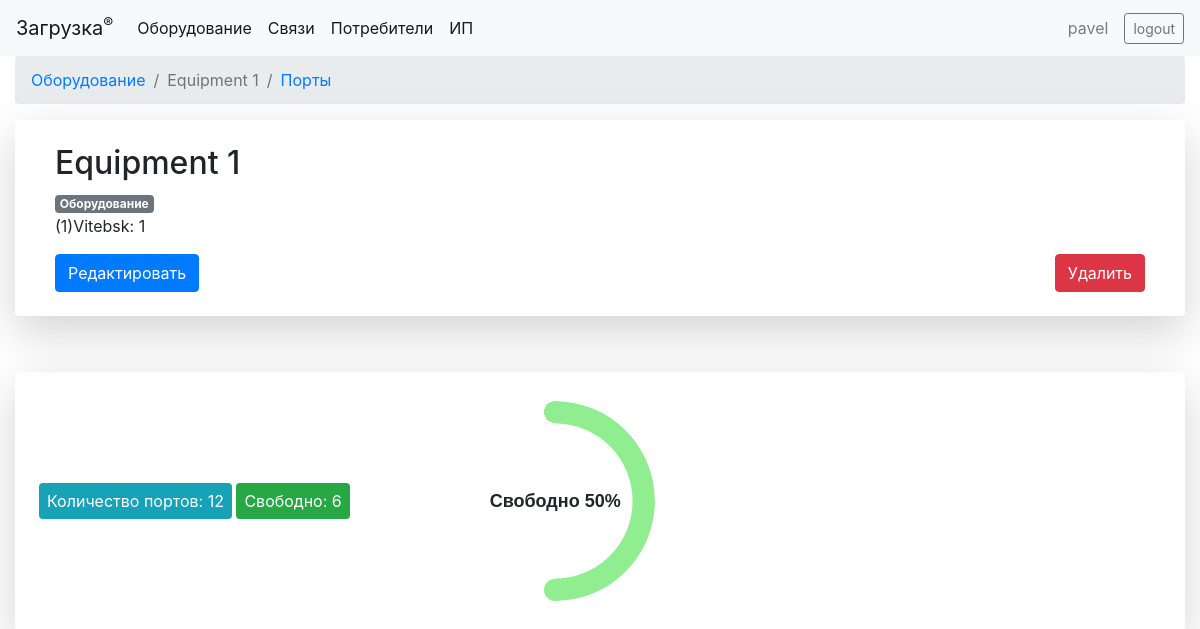
Screenshot of /register/equipment/1 (signed in) with the database file from the repository.
### register/models.py (models this page shows, shortened)
class Equipment(models.Model):
    type_choices = [
        ('E', 'Оборудование'),
        ('O', 'Оптические кроссы'),
        ('F', 'Рамки'),
        ('V', 'Виртуальные объекты'),
        ('S', 'Системы'),
        ('-', 'Другое'),
        ('', '---------'),
    ]
    name = models.CharField(max_length=100)
    endpoint = models.ForeignKey('EndPoint', on_delete=models.RESTRICT, default=None, null=True, related_name='equipments')
    location = models.CharField(max_length=100, null=True)
    note = models.TextField(null=True, blank=True)
    type = models.CharField(max_length=1, choices=type_choices, default='-')
    endpoint_opposite = models.ForeignKey('EndPoint', on_delete=models.RESTRICT, default=None, null=True, blank=True, related_name='systems')
    class Meta:
        unique_together = ('name', 'type',)

class EndPoint(models.Model):
    code = models.CharField(max_length=100, unique=True)
    name = models.CharField(max_length=100, null=True, blank=True)
    note = models.TextField(null=True, blank=True)
    def __str__(self):
        return f"{self.name}"

class Port(models.Model):
    media_type_choices = [
        ('E', 'electrical'),
        ('O', 'optical'),
        ('V', 'virtual')
    ]
    equipment = models.ForeignKey('Equipment', on_delete=models.CASCADE, related_name='ports', blank=True)
    interface_type = models.ForeignKey('InterfaceType', on_delete=models.RESTRICT, related_name='ports')
    media_type = models.CharField(max_length=1, choices=media_type_choices, default='E')
    port_name = models.CharField(max_length=30, blank=True)
    note = models.TextField(null=True, blank=True)
    frame_name = models.CharField(max_length=30, blank=True)  # Информация о рамке, на которой расшит порт (вместо frame с OneToOneField).
    connected_to = models.OneToOneField('Port', on_delete=models.RESTRICT, related_name='connected_from', blank=True, null=True)
    frame = models.OneToOneField('Port', on_delete=models.RESTRICT, related_name='port', blank=True, null=True)
    communication = models.ForeignKey('Communication', on_delete=models.RESTRICT, null=True, blank=True, related_name='ports')
    class Meta:
        unique_together = ('port_name', 'equipment',)

### register/views.py (the view)
# urls.py: re_path(r'^equipment/(?P<pk>\d+)$', views.EquipmentDetail.as_view(), name='equipment_detail'),
class EquipmentDetail(generic.DetailView):
    model = Equipment
    template_name = 'equipment_detail.html'
    def get_context_data(self, **kwargs):
        ctx = super(EquipmentDetail, self).get_context_data(**kwargs)
        port_count = self.object.ports.count()
        print(port_count)
        empty_port_count = self.object.ports.filter(communication=None).count()
        print(empty_port_count)
        ctx['port_count'] = port_count
        ctx['empty_port_count'] = empty_port_count
        try:
            ctx['usage_percent'] = '%.0d' % (empty_port_count / port_count * 100)
        except ZeroDivisionError:
            ctx['usage_percent'] = 0
        return ctx

### register/templates/equipment_detail.html (shortened to what this page needs)
{% extends "base_generic.html" %}
{% block content %}
    <nav aria-label="breadcrumb">
      <ol class="breadcrumb">
        <li class="breadcrumb-item"><a href="{% url 'equipments' %}">Оборудование </a></li>
        <li class="breadcrumb-item active" aria-current="page">{{ equipment.name }}</li>
        <li class="breadcrumb-item"><a href="{% url 'equipment_ports' equipment.id %}">Порты</a></li>
      </ol>
    </nav>
    <div id="equipment_detail" class="my-3 p-4 rounded shadow-lg">
        <div class="px-3">
            <h2 class="">{{ equipment.name }}</h2>
            <span class="badge badge-secondary">{{ equipment.get_type_display }}</span>
            <p class="">({{ equipment.endpoint.code }}){{ equipment.endpoint }}: {{ equipment.location }}</p>
        </div>
        <div class="clearfix px-3">
            <a href="{% url 'equipment_update' equipment.id %}" type="button" class="btn btn-primary float-left">Редактировать</a>
            <button type="button" class="btn btn-danger float-right" data-toggle="modal" data-target="#equipment_detail_modal">Удалить</button>
        </div>
    </div>
    <br>
    <div class="my-3 p-4 rounded shadow-lg">
        <span class="bg-info p-2 rounded text-white">Количество портов: {{ equipment.ports.all|length }}</span>
        <span class="bg-success p-2 rounded text-white">Свободно: {{ empty_port_count }}</span>
        {% if port_count > 0 %}
            <div id="pie_chart" class="d-inline ml-5 pl-5">
                <div class="pie animate" style="--p:{{ usage_percent }};--c:lightgreen"> Свободно {{ usage_percent }}%</div>
            </div>
        {% endif %}
    </div>
{% endblock %}

### register/templates/base_generic.html (shortened to what this page needs)
<!DOCTYPE html>
<html lang="en">
    <head>
        <link rel="stylesheet"
              href="https://cdn.jsdelivr.net/npm/bootstrap@4.1.3/dist/css/bootstrap.min.css"
>
        <link rel="stylesheet" href="https://cdnjs.cloudflare.com/ajax/libs/font-awesome/4.7.0/css/font-awesome.min.css">
        {% load static %}
        <link rel="stylesheet" href="{% static 'css/styles.css' %}">
    </head>
    <body>
        <nav class="navbar navbar-expand-lg navbar-light bg-light sticky-top">
            <a class="navbar-brand" href="{% url 'index' %}">Загрузка<sup>&reg;</sup></a>
            <div class="collapse navbar-collapse" id="navbarNav">
                <ul class="navbar-nav mr-auto">
                    <li class="nav-item active">
                        <a class="nav-link" href="{% url 'equipments' %}" aria-current="page">Оборудование<span class="sr-only">(current)</span></a>
                    </li>
                    <li class="nav-item active">
                        <a class="nav-link" href="{% url 'communications' %}" aria-current="page">Связи</a>
                    </li>
                    <li class="nav-item active">
                        <a class="nav-link" href="{% url 'consumers' %}">Потребители</a>
                    </li>
                    <li class="nav-item active">
                        <a class="nav-link" href="{% url 'endpoints' %}">ИП</a>
                    </li>
                </ul>
                {% if user.is_authenticated %}
                    <span class="navbar-text px-3">
                        {{ user.get_username }}
                    </span>
                    <a class="btn btn-sm btn-outline-secondary" href="{% url 'logout' %}?next={{request.path}}">logout</a>
                {% else %}
                    <a class="btn btn-sm btn-outline-secondary" href="{% url 'login' %}?next={{request.path}}">login</a>
                {% endif %}
            </div>
        </nav>
        <div class="container-fluid">
            <div class="row" id="div-row">
                <div class="col" id="div-right">
                    {% if user.is_authenticated %}
                        {% block content %}
                        {% endblock %}
                    {% else %}
                        <p>Please, login!</p>
                        {% block login %}{% endblock %}
                    {% endif %}
                </div>
            </div>
        </div>
    </body>
</html>

### register/static/css/styles.css (style rules this page uses)
.pie { --p:20; --b:22px; --c:darkred; --w:200px; width: var(--w); aspect-ratio: 1; position: relative; display: inline-grid; margin: 5px; place-content: center; font-size: 18px; font-weight: bold; font-family: sans-serif; }
.pie:before, .pie:after { content: ""; position: absolute; border-radius: 50%; }
.pie:before { inset: 0; background: radial-gradient(farthest-side,var(--c) 98%,#0000) top/var(--b) var(--b) no-repeat, conic-gradient(var(--c) calc(var(--p)*1%),#0000 0); -webkit-mask: radial-gradient(farthest-side,#0000 calc(99% - var(--b)),#000 calc(100% - var(--b))); mask: radial-gradient(farthest-side,#0000 calc(99% - var(--b)),#000 calc(100% - var(--b))); }
.pie:after { inset: calc(50% - var(--b)/2); background: var(--c); transform: rotate(calc(var(--p)*3.6deg)) translateY(calc(50% - var(--w)/2)); }
.animate { animation: p 1s .5s both; }

### rows the page displays
Equipment: name "Equipment 1", type "Оборудование", endpoint.code "1", endpoint "Vitebsk", location "1", ports.all|length "12"

### other values shown
{{ user.get_username }} "pavel"
{{ empty_port_count }} "6"
{{ usage_percent }} "50"
